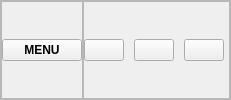
     <widget class="QFrame" name="header">
      <property name="minimumSize">
       <size>
        <width>0</width>
        <height>25</height>
       </size>
      </property>
      <property name="frameShape">
       <enum>QFrame::StyledPanel</enum>
      </property>
      <property name="frameShadow">
       <enum>QFrame::Raised</enum>
      </property>
      <layout class="QHBoxLayout" name="horizontalLayout_2">
       <property name="spacing">
        <number>0</number>
       </property>
       <property name="leftMargin">
        <number>0</number>
       </property>
       <property name="topMargin">
        <number>0</number>
       </property>
       <property name="rightMargin">
        <number>0</number>
       </property>
       <property name="bottomMargin">
        <number>0</number>
       </property>
       <item alignment="Qt::AlignLeft">
        <widget class="QFrame" name="leftHeader">
         <property name="frameShape">
          <enum>QFrame::StyledPanel</enum>
         </property>
         <property name="frameShadow">
          <enum>QFrame::Raised</enum>
         </property>
         <layout class="QVBoxLayout" name="verticalLayout_4" stretch="0">
          <property name="spacing">
           <number>10</number>
          </property>
          <property name="leftMargin">
           <number>0</number>
          </property>
          <property name="topMargin">
           <number>0</number>
          </property>
          <property name="rightMargin">
           <number>0</number>
          </property>
          <property name="bottomMargin">
           <number>0</number>
          </property>
          <item>
           <widget class="QPushButton" name="sideMenuBtn">
            <property name="font">
             <font>
              <weight>75</weight>
              <bold>true</bold>
             </font>
            </property>
            <property name="styleSheet">
             <string notr="true"/>
            </property>
            <property name="text">
             <string>MENU</string>
            </property>
            <property name="icon">
             <iconset resource="icons.qrc">
              <normaloff>:/icons/1CON/align-justify.svg</normaloff>:/icons/1CON/align-justify.svg</iconset>
            </property>
            <property name="iconSize">
             <size>
              <width>20</width>
              <height>20</height>
             </size>
            </property>
           </widget>
          </item>
         </layout>
        </widget>
       </item>
       <item alignment="Qt::AlignRight">
        <widget class="QFrame" name="rightHeader">
         <property name="frameShape">
          <enum>QFrame::StyledPanel</enum>
         </property>
         <property name="frameShadow">
          <enum>QFrame::Raised</enum>
         </property>
         <layout class="QHBoxLayout" name="horizontalLayout_3">
          <property name="spacing">
           <number>10</number>
          </property>
          <property name="leftMargin">
           <number>0</number>
          </property>
          <property name="topMargin">
           <number>0</number>
          </property>
          <property name="rightMargin">
           <number>5</number>
          </property>
          <property name="bottomMargin">
           <number>0</number>
          </property>
          <item>
           <widget class="QPushButton" name="pushButton_6">
            <property name="text">
             <string/>
            </property>
            <property name="icon">
             <iconset resource="icons.qrc">
              <normaloff>:/icons/1CON/minus.svg</normaloff>:/icons/1CON/minus.svg</iconset>
            </property>
           </widget>
          </item>
          <item>
           <widget class="QPushButton" name="pushButton_7">
            <property name="text">
             <string/>
            </property>
            <property name="icon">
             <iconset resource="icons.qrc">
              <normaloff>:/icons/1CON/square.svg</normaloff>:/icons/1CON/square.svg</iconset>
            </property>
           </widget>
          </item>
          <item>
           <widget class="QPushButton" name="pushButton_8">
            <property name="text">
             <string/>
            </property>
            <property name="icon">
             <iconset resource="icons.qrc">
              <normaloff>:/icons/1CON/x.svg</normaloff>:/icons/1CON/x.svg</iconset>
            </property>
           </widget>
          </item>
         </layout>
        </widget>
       </item>
      </layout>
     </widget>
